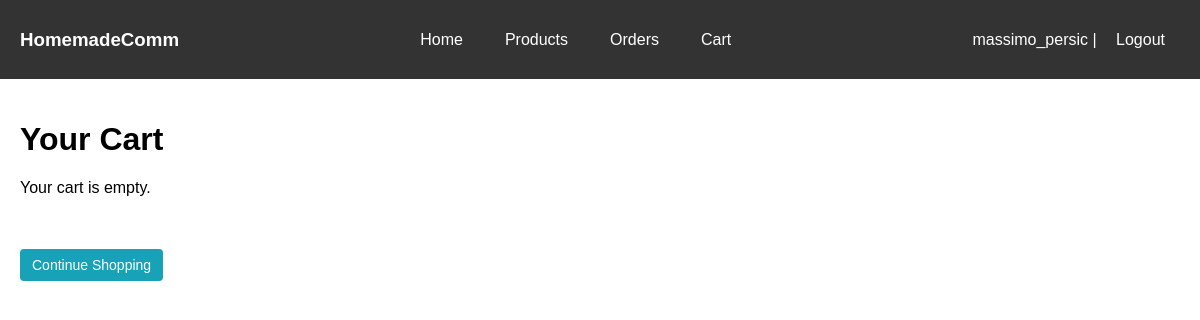
/cart/ (signed in), run on an earlier commit of the app's database.
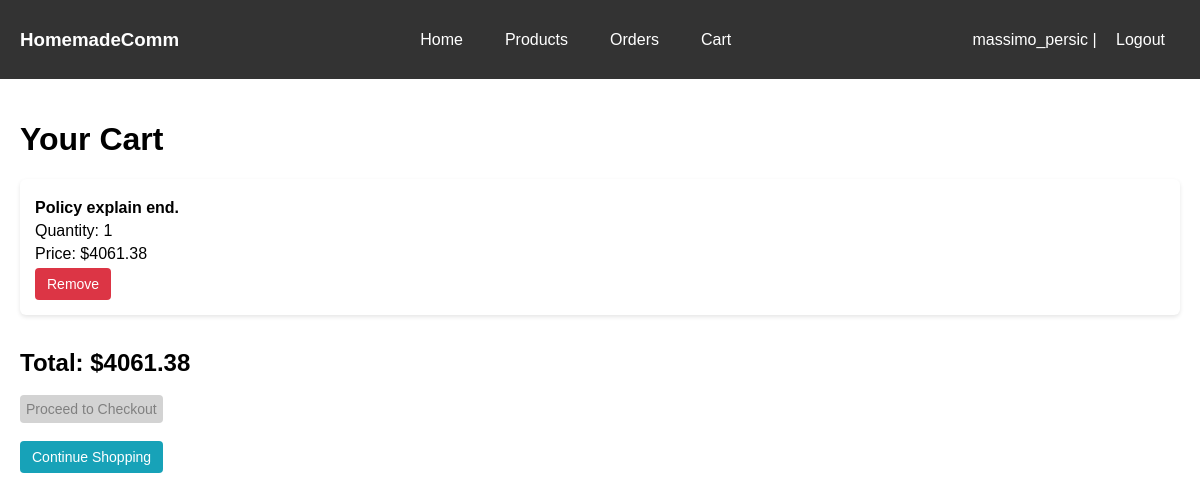
And on a later commit of the database.
### main/models.py (models this page shows, shortened)
class CartItem(models.Model):
    cart = models.ForeignKey(Cart, on_delete=models.CASCADE)
    product = models.ForeignKey(Product, on_delete=models.CASCADE)
    quantity = models.PositiveIntegerField(default=1)

class Product(models.Model):
    seller = models.ForeignKey(User, on_delete=models.CASCADE, related_name='products')
    title = models.CharField(max_length=100)
    description = models.TextField()
    price = models.DecimalField(max_digits=10, decimal_places=2)
    stock = models.PositiveIntegerField()
    image = models.ImageField(upload_to='product_images/')
    category = models.ForeignKey('Category', on_delete=models.SET_NULL, null=True, blank=True)
    created_at = models.DateTimeField(auto_now_add=True)

### main/views.py (the view)
# urls.py: path('cart/', cart_detail, name='cart_detail'),
@login_required
def cart_detail(request):
    cart, created = Cart.objects.get_or_create(user=request.user)
    cart_items = CartItem.objects.filter(cart=cart)
    cart_total = sum(item.product.price * item.quantity for item in cart_items)
    return render(request, 'cart/cart_detail.html', {'cart': cart, 'cart_items': cart_items,'cart_total': cart_total})

### main/templates/cart/cart_detail.html (shortened to what this page needs)
{% extends "index.html" %}
{% block content %}
<h1>Your Cart</h1>
{% if cart_items %}
<ul class="cart-list">
    {% for item in cart_items %}
    <li class="cart-item">
        <p><strong>{{ item.product.title }}</strong></p>
        <p>Quantity: {{ item.quantity }}</p>
        <p>Price: ${{ item.product.price }}</p>
        <form method="post" action="{% url 'main:remove_from_cart' item.id %}">
            <button type="submit" class="btn btn-danger">Remove</button>
        </form>
    </li>
    {% endfor %}
</ul>
<br>
<div style="font-weight: bold; font-size: 24px;">
    Total: ${{ cart_total }}
</div>
<br>
<a class="btn btn-primary"
    style="padding:6px; background-color: lightgray; border-radius: 4px; font-size: 14px; color: gray;">Proceed to
    Checkout</a>
{% else %}
<p>Your cart is empty.</p>
{% endif %}
<br>
<br>
<a href="{% url 'main:product_list' %}" class="btn btn-info">Continue Shopping</a>
{% endblock %}

What changed in the data, as far as the page shows it:
added CartItem: product "Policy explain end.", quantity "1", product.price "4061.38"
Also different on the page:
{{ cart_total }}: (not shown) → "4061.38"
text no longer shown: "Your cart is empty."
text now shown: "Total: $ Proceed to Checkout"
